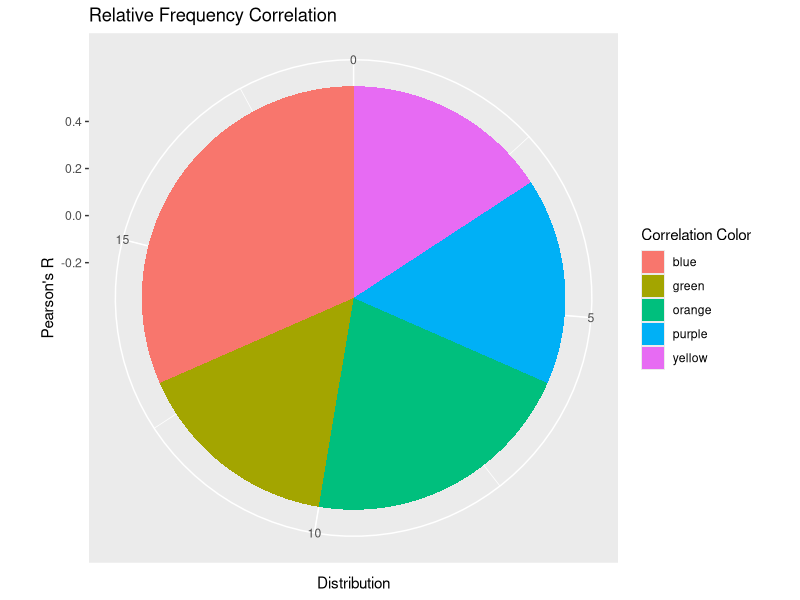

Generate this figure with R:
## ---- chunk 1
library(tidyverse)

rm(list=ls())

df <- tribble(
  ~color_class,"purple","purple","purple",
  "green","green","green",
  "orange","orange","orange","orange",
  "yellow","yellow","yellow",
  "blue","blue","blue","blue","blue","blue"
  )
  

ggplot(df, aes(x=0.1, fill = color_class))+
  geom_bar()+
  coord_polar(theta = "y")+
  labs(
    title = "Relative Frequency Correlation",
    x = "Pearson's R", y = "Distribution",
    fill = "Correlation Color"
  )
